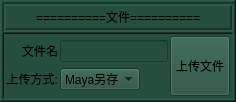
     <widget class="QFrame" name="File">
      <property name="styleSheet">
       <string notr="true">background-color: rgb(38,78,63);</string>
      </property>
      <property name="frameShape">
       <enum>QFrame::WinPanel</enum>
      </property>
      <property name="frameShadow">
       <enum>QFrame::Raised</enum>
      </property>
      <property name="lineWidth">
       <number>0</number>
      </property>
      <property name="midLineWidth">
       <number>0</number>
      </property>
      <layout class="QVBoxLayout" name="verticalLayout_6">
       <property name="spacing">
        <number>0</number>
       </property>
       <property name="margin">
        <number>0</number>
       </property>
       <item>
        <widget class="QFrame" name="frame_8">
         <property name="frameShape">
          <enum>QFrame::Box</enum>
         </property>
         <property name="frameShadow">
          <enum>QFrame::Sunken</enum>
         </property>
         <property name="lineWidth">
          <number>2</number>
         </property>
         <layout class="QHBoxLayout" name="horizontalLayout_8">
          <property name="spacing">
           <number>0</number>
          </property>
          <property name="leftMargin">
           <number>0</number>
          </property>
          <property name="topMargin">
           <number>2</number>
          </property>
          <property name="rightMargin">
           <number>0</number>
          </property>
          <property name="bottomMargin">
           <number>2</number>
          </property>
          <item>
           <widget class="QLabel" name="label_4">
            <property name="font">
             <font>
              <pointsize>9</pointsize>
             </font>
            </property>
            <property name="text">
             <string>==========文件==========</string>
            </property>
            <property name="alignment">
             <set>Qt::AlignCenter</set>
            </property>
           </widget>
          </item>
         </layout>
        </widget>
       </item>
       <item>
        <widget class="QFrame" name="frame_10">
         <property name="font">
          <font>
           <pointsize>9</pointsize>
          </font>
         </property>
         <property name="frameShape">
          <enum>QFrame::WinPanel</enum>
         </property>
         <property name="frameShadow">
          <enum>QFrame::Sunken</enum>
         </property>
         <property name="lineWidth">
          <number>0</number>
         </property>
         <layout class="QHBoxLayout" name="horizontalLayout_3">
          <property name="spacing">
           <number>2</number>
          </property>
          <property name="margin">
           <number>2</number>
          </property>
          <item>
           <layout class="QGridLayout" name="gridLayout_2">
            <property name="sizeConstraint">
             <enum>QLayout::SetFixedSize</enum>
            </property>
            <item row="1" column="0">
             <widget class="QLabel" name="label_5">
              <property name="minimumSize">
               <size>
                <width>0</width>
                <height>20</height>
               </size>
              </property>
              <property name="font">
               <font>
                <pointsize>9</pointsize>
               </font>
              </property>
              <property name="text">
               <string>上传方式:</string>
              </property>
              <property name="alignment">
               <set>Qt::AlignRight|Qt::AlignTrailing|Qt::AlignVCenter</set>
              </property>
             </widget>
            </item>
            <item row="0" column="0">
             <widget class="QLabel" name="label_8">
              <property name="minimumSize">
               <size>
                <width>0</width>
                <height>20</height>
               </size>
              </property>
              <property name="font">
               <font>
                <pointsize>9</pointsize>
               </font>
              </property>
              <property name="text">
               <string>文件名</string>
              </property>
              <property name="alignment">
               <set>Qt::AlignRight|Qt::AlignTrailing|Qt::AlignVCenter</set>
              </property>
             </widget>
            </item>
            <item row="0" column="1">
             <widget class="QLineEdit" name="QC_LB_MayaFileName">
              <property name="enabled">
               <bool>true</bool>
              </property>
              <property name="minimumSize">
               <size>
                <width>0</width>
                <height>20</height>
               </size>
              </property>
              <property name="text">
               <string/>
              </property>
              <property name="readOnly">
               <bool>false</bool>
              </property>
             </widget>
            </item>
            <item row="1" column="1">
             <widget class="QComboBox" name="QC_CBB_SaveMode">
              <property name="minimumSize">
               <size>
                <width>0</width>
                <height>20</height>
               </size>
              </property>
              <property name="maximumSize">
               <size>
                <width>80</width>
                <height>16777215</height>
               </size>
              </property>
              <property name="font">
               <font>
                <pointsize>9</pointsize>
               </font>
              </property>
              <item>
               <property name="text">
                <string>Maya另存</string>
               </property>
              </item>
              <item>
               <property name="text">
                <string>复制文件</string>
               </property>
              </item>
             </widget>
            </item>
           </layout>
          </item>
          <item>
           <widget class="QPushButton" name="QC_BT_CheckMayaFile">
            <property name="enabled">
             <bool>true</bool>
            </property>
            <property name="minimumSize">
             <size>
              <width>60</width>
              <height>60</height>
             </size>
            </property>
            <property name="maximumSize">
             <size>
              <width>60</width>
              <height>60</height>
             </size>
            </property>
            <property name="font">
             <font>
              <pointsize>9</pointsize>
             </font>
            </property>
            <property name="styleSheet">
             <string notr="true"/>
            </property>
            <property name="text">
             <string>上传文件</string>
            </property>
           </widget>
          </item>
         </layout>
        </widget>
       </item>
      </layout>
     </widget>
